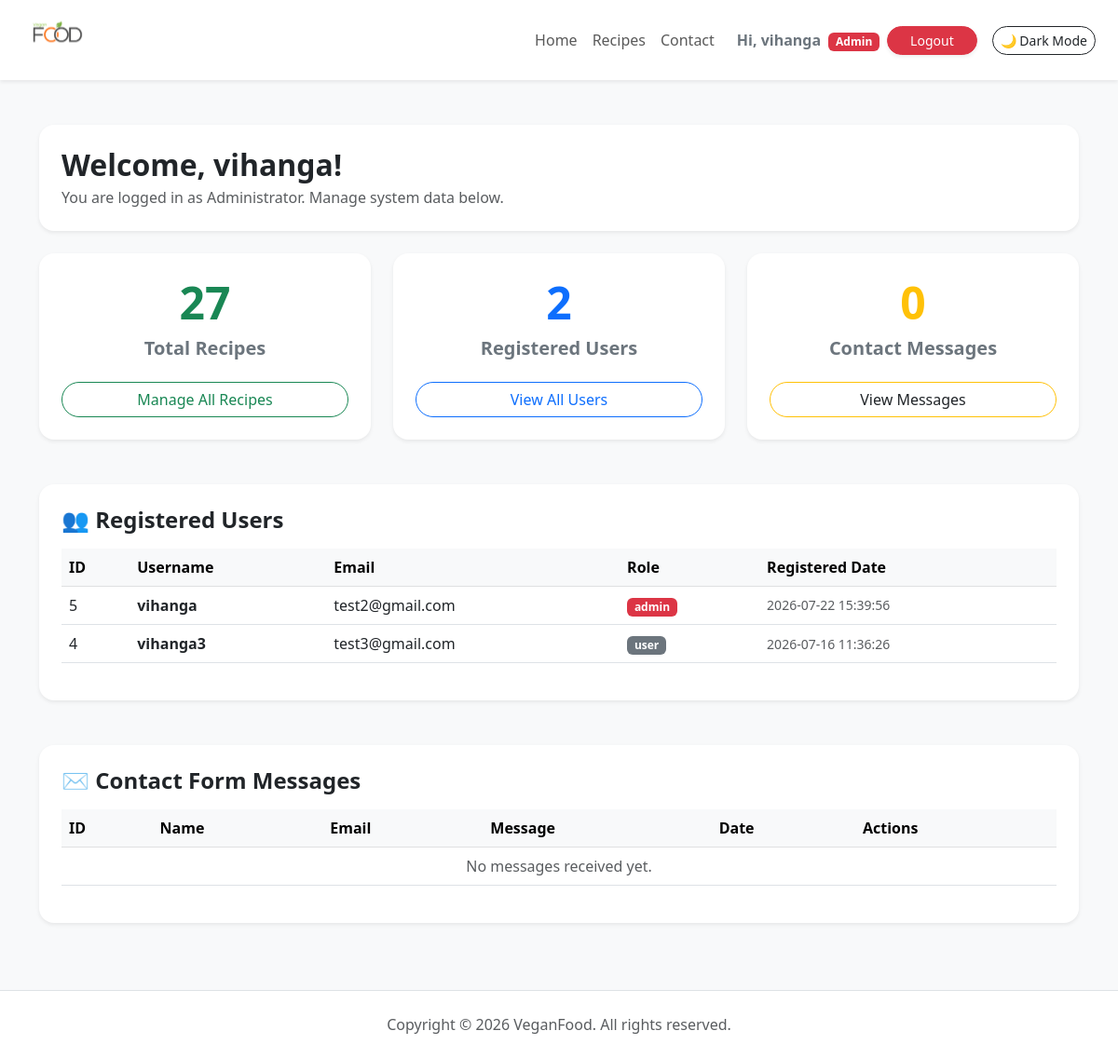
The app's page /dashboard.php (signed in) with its own data.
### tables this page shows
CREATE TABLE `users` (
  `id` int(11) NOT NULL,
  `username` varchar(50) NOT NULL,
  `email` varchar(100) NOT NULL,
  `password` varchar(255) NOT NULL,
  `created_at` timestamp NOT NULL DEFAULT current_timestamp(),
  `role` varchar(20) DEFAULT 'user'
);

### dashboard.php (the view, shortened to what this page needs)
<?php
include 'includes/db.php';
$user_id = $_SESSION['user_id'];
$username = $_SESSION['user_name'] ?? $_SESSION['username'] ?? 'User';
$role_stmt = $conn->prepare("SELECT role FROM users WHERE id = ?");
$role_stmt->bind_param("i", $user_id);
$role_stmt->execute();
$role_res = $role_stmt->get_result();
if ($role_res && $role_res->num_rows > 0) {
    $role_data = $role_res->fetch_assoc();
    $role = $role_data['role'] ?? 'user';
} else {
    $role = $_SESSION['role'] ?? 'user';
}
$is_admin = ($role === 'admin');
if ($is_admin) {
    $users_result = $conn->query("SELECT id, username, email, role, created_at FROM users ORDER BY id DESC");
    $messages_result = $conn->query("SELECT * FROM messages ORDER BY id DESC");
    $recipes_count_res = $conn->query("SELECT COUNT(*) as total FROM recipes");
    $total_recipes = $recipes_count_res->fetch_assoc()['total'] ?? 0;
    $users_count_res = $conn->query("SELECT COUNT(*) as total FROM users");
    $total_users = $users_count_res->fetch_assoc()['total'] ?? 0;
    $messages_count_res = $conn->query("SELECT COUNT(*) as total FROM messages");
    $total_messages = $messages_count_res->fetch_assoc()['total'] ?? 0;
} else {
    $stmt = $conn->prepare("SELECT COUNT(*) as recipe_count FROM recipes WHERE user_id = ?");
    $stmt->bind_param("i", $user_id);
    $stmt->execute();
    $user_recipe_count = $stmt->get_result()->fetch_assoc()['recipe_count'] ?? 0;
    $stmt->close();
}
?>
<!DOCTYPE html>
<html lang="en">
<head>
    <link href="https://cdn.jsdelivr.net/npm/bootstrap@5.3.0/dist/css/bootstrap.min.css" rel="stylesheet">
    <link rel="stylesheet" href="css/style.css">
</head>
<body class="bg-body-tertiary d-flex flex-column min-vh-100">
    <nav class="navbar navbar-expand-lg bg-body shadow-sm">
        <div class="container-fluid px-4">
            <a class="navbar-brand" href="index.php">
                <img src="images/logo.svg" alt="VeganFood Logo" style="height: 60px !important; width: auto !important;">
            </a>
            <div class="d-flex align-items-center gap-2 order-lg-last">
                <button id="themeToggleBtn" class="btn btn-outline-dark btn-sm rounded-pill">🌙 Dark Mode</button>
            </div>
            <div class="collapse navbar-collapse justify-content-end me-lg-3" id="navbarNav">
                <ul class="navbar-nav align-items-center text-center">
                    <li class="nav-item"><a class="nav-link" href="index.php">Home</a></li>
                    <li class="nav-item"><a class="nav-link" href="recipes.php">Recipes</a></li>
                    <li class="nav-item"><a class="nav-link" href="contact.php">Contact</a></li>
                    <li class="nav-item my-2 my-lg-0 ms-lg-3 me-lg-2 text-secondary fw-semibold">
                        Hi, <?php echo htmlspecialchars($username); ?>
                        <?php if ($is_admin): ?><span class="badge bg-danger ms-1">Admin</span><?php endif; ?>
                    </li>
                    <li class="nav-item">
                        <a class="btn btn-danger text-white px-4 rounded-pill shadow-sm btn-sm" href="auth/logout.php">Logout</a>
                    </li>
                </ul>
            </div>
        </div>
    </nav>
    <div class="container my-5">
        <div class="row mb-4">
            <div class="col-12">
                <div class="card border-0 shadow-sm rounded-4 p-4 bg-body">
                    <h2 class="fw-bold mb-1">Welcome, <?php echo htmlspecialchars($username); ?>!</h2>
                    <p class="text-muted mb-0">
                        <?php echo $is_admin ? "You are logged in as Administrator. Manage system data below." : "Manage your profile, recipes, and account settings from here."; ?>
                    </p>
                </div>
            </div>
        </div>
        <?php if ($is_admin): ?>
            <div class="row g-4 mb-5">
                <div class="col-md-4">
                    <div class="card border-0 shadow-sm rounded-4 p-4 bg-body text-center">
                        <div class="display-5 text-success fw-bold mb-2"><?php echo $total_recipes; ?></div>
                        <h5 class="fw-semibold text-secondary">Total Recipes</h5>
                        <a href="recipes.php" class="btn btn-outline-success rounded-pill mt-3">Manage All Recipes</a>
                    </div>
                </div>
                <div class="col-md-4">
                    <div class="card border-0 shadow-sm rounded-4 p-4 bg-body text-center">
                        <div class="display-5 text-primary fw-bold mb-2"><?php echo $total_users; ?></div>
                        <h5 class="fw-semibold text-secondary">Registered Users</h5>
                        <a href="#usersTableSection" class="btn btn-outline-primary rounded-pill mt-3">View All Users</a>
                    </div>
                </div>
                <div class="col-md-4">
                    <div class="card border-0 shadow-sm rounded-4 p-4 bg-body text-center">
                        <div class="display-5 text-warning fw-bold mb-2"><?php echo $total_messages; ?></div>
                        <h5 class="fw-semibold text-secondary">Contact Messages</h5>
                        <a href="#messagesTableSection" class="btn btn-outline-warning rounded-pill mt-3 text-dark">View Messages</a>
                    </div>
                </div>
            </div>
            <div class="card border-0 shadow-sm rounded-4 p-4 bg-body mb-5" id="usersTableSection">
                <h4 class="fw-bold mb-3">👥 Registered Users</h4>
                <div class="table-responsive">
                    <table class="table table-hover align-middle">
                        <thead class="table-light">
                            <tr>
                                <th>ID</th>
                                <th>Username</th>
                                <th>Email</th>
                                <th>Role</th>
                                <th>Registered Date</th>
                            </tr>
                        </thead>
                        <tbody>
                            <?php if ($users_result && $users_result->num_rows > 0): ?>
                                <?php while($u = $users_result->fetch_assoc()): ?>
                                    <tr>
                                        <td><?php echo $u['id']; ?></td>
                                        <td class="fw-semibold"><?php echo htmlspecialchars($u['username']); ?></td>
                                        <td><?php echo htmlspecialchars($u['email']); ?></td>
                                        <td>
                                            <span class="badge <?php echo ($u['role'] === 'admin') ? 'bg-danger' : 'bg-secondary'; ?>">
                                                <?php echo htmlspecialchars($u['role']); ?>
                                            </span>
                                        </td>
                                        <td class="text-muted small"><?php echo $u['created_at']; ?></td>
                                    </tr>
                                <?php endwhile; ?>
                            <?php else: ?>
                                <tr><td colspan="5" class="text-center text-muted">No users found.</td></tr>
                            <?php endif; ?>
                        </tbody>
                    </table>
                </div>
            </div>
            <div class="card border-0 shadow-sm rounded-4 p-4 bg-body mb-4" id="messagesTableSection">
                <h4 class="fw-bold mb-3">✉️ Contact Form Messages</h4>
                <div class="table-responsive">
                    <table class="table table-hover align-middle">
                        <thead class="table-light">
                            <tr>
                                <th>ID</th>
                                <th>Name</th>
                                <th>Email</th>
                                <th>Message</th>
                                <th>Date</th>
                                <th>Actions</th>
                            </tr>
                        </thead>
                        <tbody>
                            <?php if ($messages_result && $messages_result->num_rows > 0): ?>
                                <?php while($m = $messages_result->fetch_assoc()): ?>
                                    <tr>
                                        <td><?php echo $m['id']; ?></td>
                                        <td class="fw-semibold"><?php echo htmlspecialchars($m['name']); ?></td>
                                        <td><a href="mailto:<?php echo htmlspecialchars($m['email']); ?>"><?php echo htmlspecialchars($m['email']); ?></a></td>
                                        <td><div style="max-width: 300px; white-space: pre-wrap;"><?php echo htmlspecialchars($m['message']); ?></div></td>
                                        <td class="text-muted small"><?php echo $m['created_at']; ?></td>
                                        <td>
                                            <form method="POST" action="dashboard.php" onsubmit="return confirm('Are you sure you want to delete this message?');" style="display:inline;">
                                                <input type="hidden" name="delete_message_id" value="<?php echo (int)$m['id']; ?>">
                                                <input type="hidden" name="csrf_token" value="<?php echo htmlspecialchars(csrf_token()); ?>">
                                                <button type="submit" class="btn btn-danger btn-sm rounded-pill px-3">Delete</button>
                                            </form>
                                        </td>
                                    </tr>
                                <?php endwhile; ?>
                            <?php else: ?>
                                <tr><td colspan="6" class="text-center text-muted">No messages received yet.</td></tr>
                            <?php endif; ?>
                        </tbody>
                    </table>
                </div>
            </div>
        <?php endif; ?>
    </div>
    <footer class="bg-body text-center py-4 border-top mt-auto">
        <p class="text-muted mb-0">Copyright &copy; 2026 VeganFood. All rights reserved.</p>
    </footer>
</body>
</html>

### css/style.css (style rules this page uses)
body { animation: fadeIn 0.4s ease-in-out; }

### records on screen
users: id "5", username "vihanga", email "test2@gmail.com", role "admin", created_at "2026-07-22 15:39:56"
users: id "4", username "vihanga3", email "test3@gmail.com", role "user", created_at "2026-07-16 11:36:26"

### other values on screen
$username "vihanga"
$total_recipes "27"
$total_users "2"
$total_messages "0"
